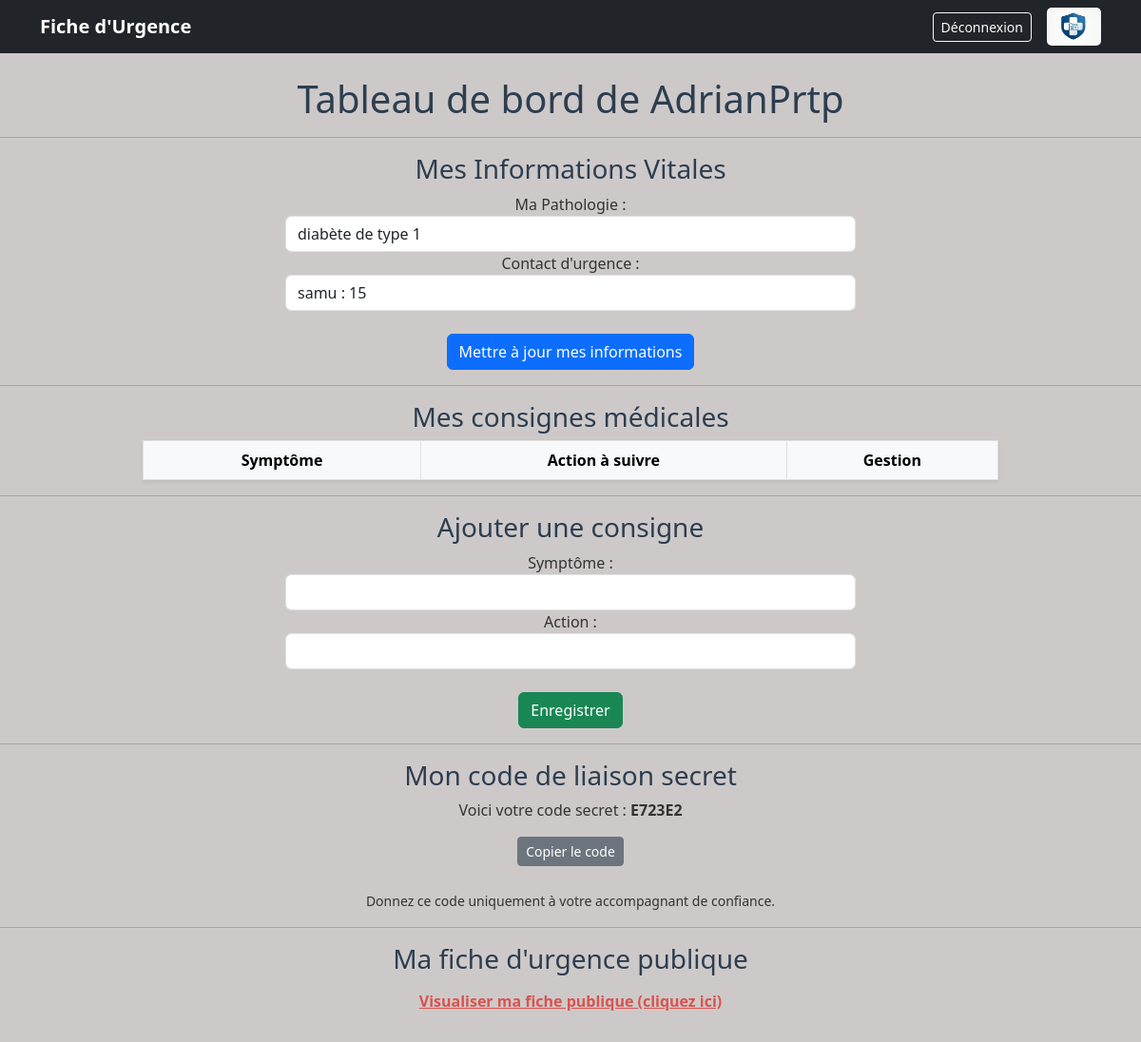
The app's page /profile (signed in) with its own data.
### tables this page shows
CREATE TABLE emergency_profile (
    id INTEGER PRIMARY KEY AUTOINCREMENT,
    user_id INTEGER UNIQUE NOT NULL,
    condition_name TEXT DEFAULT 'Ã€ remplir',
    emergency_contact TEXT DEFAULT 'Ã€ remplir',
    secret_key TEXT NOT NULL, 
    helper_id INTEGER,
    FOREIGN KEY (user_id) REFERENCES user (id),
    FOREIGN KEY (helper_id) REFERENCES user (id) 
);

### app_projet.py (the view)
@app.route('/profile')
def profile():
    if 'user_id' not in session:
        return redirect('/login')
    profile_data = db.get_profile_by_username(session['username'])
    instructions = db.get_instructions(profile_data['id'])
    return render_template('own_profile.html', profile=profile_data, instructions=instructions)

### database.py (called while the page is built)
def db_fetch(query, args=(), all=False, db_name=DBFILENAME):
  with sqlite3.connect(db_name) as conn:
    conn.row_factory = sqlite3.Row
    cur = conn.execute(query, args)
    if all:
      res = cur.fetchall()
      return [dict(e) for e in res] if res else []
    else:
      res = cur.fetchone()
      return dict(res) if res else None
  return res

    def get_profile_by_username(self, username):
            query = """
                SELECT emergency_profile.* FROM emergency_profile
                JOIN user ON user.id = emergency_profile.user_id
                WHERE user.username = ?
            """
            return db_fetch(query, (username,))

    def get_instructions(self, profile_id):
            query = "SELECT * FROM instructions WHERE profile_id = ?"
            return db_fetch(query, (profile_id,), all=True)

### templates/own_profile.html (shortened to what this page needs)
<!DOCTYPE html>
<html lang="fr">
<head>
    <link href="https://cdn.jsdelivr.net/npm/bootstrap@5.3.0/dist/css/bootstrap.min.css" rel="stylesheet">
</head>
<body>
    <nav class="navbar navbar-expand-lg navbar-dark bg-dark mb-4">
    <div class="container d-flex justify-content-between align-items-center">
        <a class="navbar-brand fw-bold" href="/"> Fiche d'Urgence</a>
        <div class="d-flex align-items-center">
            {% if session.get('user_id') %}
                <a href="/logout" class="btn btn-outline-light btn-sm me-3">Déconnexion</a>
            {% endif %}
            <img src="{{ url_for('static', filename='logo.jpg') }}" alt="Logo" style="height: 40px; border-radius: 5px;">
        </div>
    </div>
    </nav>
    <div class="text-center">
    <div>
        <h1>Tableau de bord de {{ session['username'] }}</h1>
    </div>
    <hr>
    <div>
        <h3>Mes Informations Vitales</h3>
        <form action="/update-profile" method="POST">
             <div>
                <label>Ma Pathologie :</label>
                <input type="text" name="condition_name" class="form-control mx-auto w-50" value="{{ profile.condition_name }}">
            </div>
            <div>
                <label>Contact d'urgence :</label>
                <input type="text" name="emergency_contact" class="form-control mx-auto w-50" value="{{ profile.emergency_contact }}">
            </div>
            <br>
            <button type="submit" class="btn btn-primary">Mettre à jour mes informations</button>
        </form>
    </div>
    <hr>
    <div class = "text-center">
    <div>
        <h3>Mes consignes médicales</h3>
        <table class="table table-bordered table-hover mx-auto w-75 shadow-sm">
            <thead class="table-light">
                <tr>
                    <th>Symptôme</th>
                    <th>Action à suivre</th>
                    <th>Gestion</th>
                </tr>
            </thead>
        </table>
    </div>
    </div>
    <hr>
    <div>
        <h3>Ajouter une consigne</h3>
        <form action="/add-instruction" method="POST">
            <div>
                <label>Symptôme :</label>
                <input type="text" name="symptom" class="form-control mx-auto w-50" required>
            </div>
            <div>
                <label>Action :</label>
                <input type="text" name="action" class="form-control mx-auto w-50" required>
            </div>
            <br>
            <button type="submit" class="btn btn-success">Enregistrer</button>
        </form>
    </div>
    <hr>
    <div>
        <h3>Mon code de liaison secret</h3>
        <p>Voici votre code secret : <strong id="secret_key">{{ profile.secret_key }}</strong></p>
        <button type="button" onclick="copier()" class="btn btn-secondary btn-sm">Copier le code</button>
        <br>
        <br>
        <p><small>Donnez ce code uniquement à votre accompagnant de confiance.</small></p>
    </div>
    <hr>
    <div>
        <h3>Ma fiche d'urgence publique</h3>
        <a href="/emergency/{{ session['username'] }}" target="_blank" style="font-weight: bold; color: #d9534f;" class="btn btn-link">
        Visualiser ma fiche publique (cliquez ici)
        </a>
        <br>
        <br>
    </div>
    </div>
</body>
</html>

### templates/own_profile.html (style rules this page uses)
body { font-family: 'Segoe UI', Roboto, Helvetica, Arial, sans-serif; background-color: #cec9c9; color: #333; }
h1, h2, h3 { color: #2c3e50; }

### records on screen
emergency_profile: condition_name "diabète de type 1", emergency_contact "samu : 15", secret_key "E723E2"

### other values on screen
{{ session['username'] }} "AdrianPrtp"
